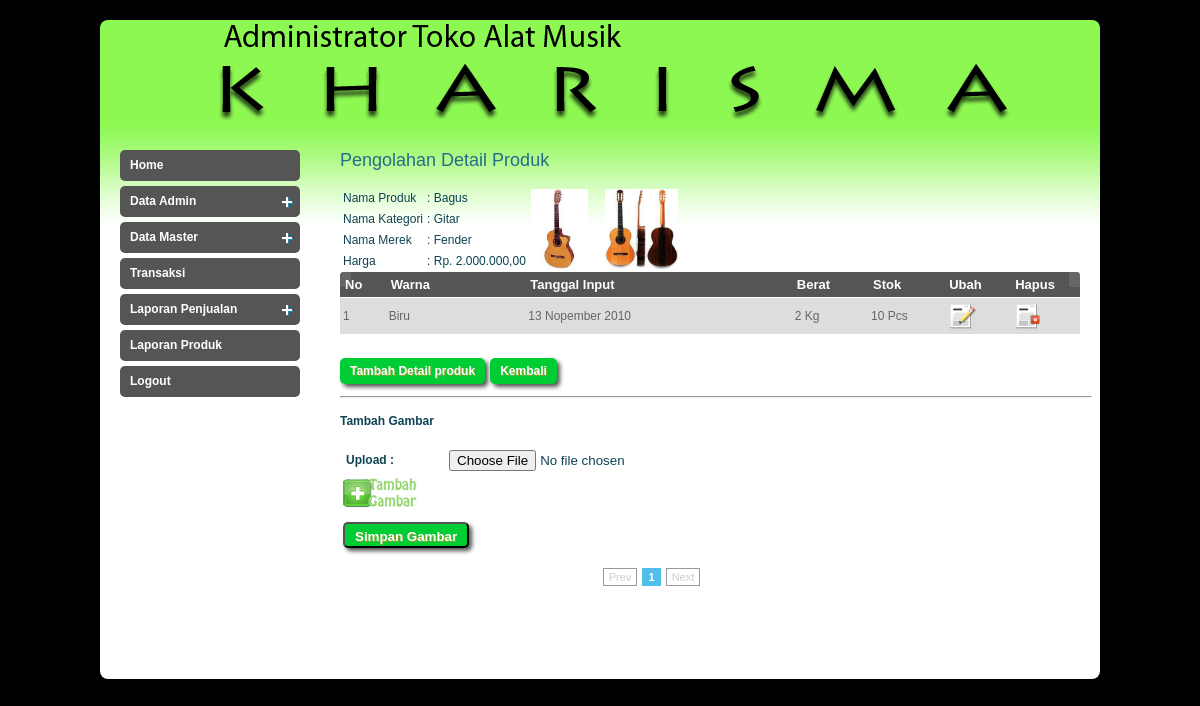
The app's page /admin/index.php?page=detailproduk&idp=0003 (signed in), older data.
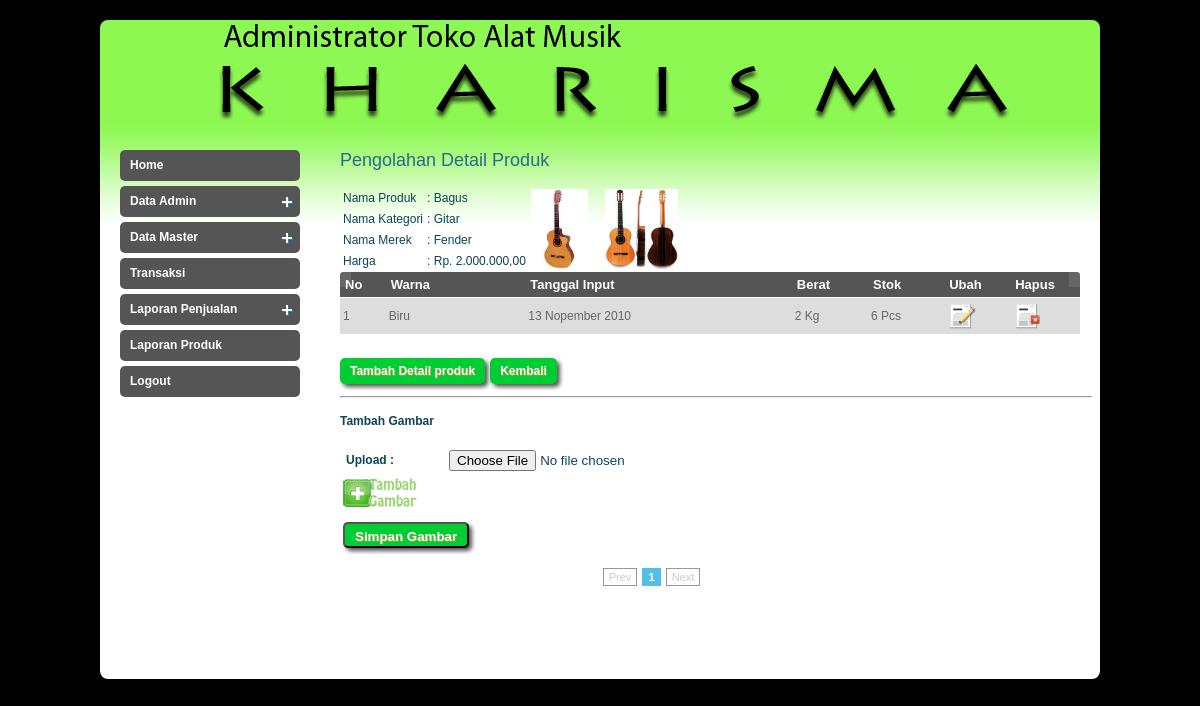
The same page, newer data.
### tables this page shows
CREATE TABLE `t_produk` (
  `id_produk` int(4) unsigned zerofill NOT NULL auto_increment,
  `id_merek` int(11) NOT NULL,
  `id_kategori` int(4) NOT NULL,
  `nama_produk` varchar(100) NOT NULL,
  `harga_produk` int(11) NOT NULL,
  `deskripsi_produk` text NOT NULL,
  `diskon_produk` int(11) NOT NULL,
  `rating_produk` float NOT NULL,
  `voterrating_produk` int(11) NOT NULL,
  `viewcounter_produk` int(11) NOT NULL,
  PRIMARY KEY  (`id_produk`)
);

CREATE TABLE `t_gambar` (
  `id_gambar` int(11) NOT NULL auto_increment,
  `id_produk` int(4) unsigned zerofill NOT NULL,
  `nama_gambar` varchar(150) NOT NULL,
  `profile_gambar` enum('0','1') NOT NULL,
  PRIMARY KEY  (`id_gambar`)
);

CREATE TABLE `t_kategori` (
  `id_kategori` int(4) NOT NULL auto_increment,
  `kode_kategori` varchar(20) NOT NULL,
  `nama_kategori` varchar(100) NOT NULL,
  `deskripsi_kategori` text NOT NULL,
  PRIMARY KEY  (`id_kategori`)
);

CREATE TABLE `t_merek` (
  `id_merek` int(11) NOT NULL auto_increment,
  `kode_merek` varchar(3) NOT NULL,
  `nama_merek` varchar(50) NOT NULL,
  `deskripsi_merek` text NOT NULL,
  PRIMARY KEY  (`id_merek`),
  UNIQUE KEY `nama_kategori` (`nama_merek`)
);

CREATE TABLE `t_detailproduk` (
  `id_detailproduk` int(11) NOT NULL auto_increment,
  `id_produk` int(4) unsigned zerofill NOT NULL,
  `id_warna` int(4) NOT NULL,
  `tanggal_detailproduk` datetime NOT NULL,
  `stok_detailproduk` int(11) NOT NULL,
  `berat_detailproduk` float NOT NULL,
  PRIMARY KEY  (`id_detailproduk`),
  KEY `id_barang` (`id_produk`)
);

CREATE TABLE `t_warna` (
  `id_warna` int(11) NOT NULL auto_increment,
  `nama_warna` varchar(50) NOT NULL,
  `format_warna` varchar(10) default NULL,
  PRIMARY KEY  (`id_warna`)
);

### fungsi/function.php (called while the page is built, shortened)
<?php
function tgl_indo($tgl){
  $tanggal = substr($tgl,8,2);
  $bulan = getBulan(substr($tgl,5,2));
  $tahun = substr($tgl,0,4);
  return $tanggal.' '.$bulan.' '.$tahun;
}
function getBulan($bln){
  switch ($bln){
    case 11:
      return "Nopember";
      break;
  }
}
		?>

### admin/inc/detailproduk.php (the view, shortened to what this page needs)
<H2>Pengolahan Detail Produk </H2>
<?php
$idp = $_GET['idp'];
$dtprod=mysql_fetch_array(mysql_query("SELECT * FROM t_produk a, t_merek b, t_kategori c
									  WHERE a.id_merek=b.id_merek
									  AND a.id_kategori=c.id_kategori
									  AND a.id_produk='$idp'
									  GROUP BY a.id_produk"));
	?>
    <?php
if(isset($_GET['act'])){
	if($_GET['act'] == 'add'){
	?>
    <form action="" method="post" id="registrationform">
        <table>
        	<tr>
            	<td><label for="produk">Nama produk :</label></td>
            	<td><b><?php echo $dtprod['nama_produk']; ?></b></td>
            </tr>
        	<tr>
            	<td><label for="warna">Warna :</label></td>
            	<td>
                		<select size="1" name="id_warna" id="warna">
                        <?php
						$qwarna = mysql_query("SELECT * FROM t_warna");
						while($dwarna = mysql_fetch_array($qwarna)){
						?>
                        	<option value="<?php echo $dwarna['id_warna']; ?>"><?php echo $dwarna['nama_warna']; ?></option>
                        <?php
						}
						?>
                        </select>
               	</td>
            </tr>
            <tr>
                <td><label for="stok">Stok :</label></td>
                <td><input name="stok" id="stok" size="3" maxlength="6" class="inputan"/></td>
            </tr>
            <tr>
                <td><label for="berat">Berat :</label></td>
                <td><input name="berat" id="berat" size="3" maxlength="6" class="inputan"/>&nbsp;<strong>Kg</strong></td>
            </tr>
        	<tr>
            	<td colspan="2" align="center">
                <input type="submit" name="save" class="buton" value="Simpan" />
              <input type="reset" name="reset" value="Batal" class="buton" onClick="window.location = '?page=detailproduk&idp=<?php echo $idp; ?>';" /></td>
            </tr>
        </table>
	</form>
    <?php
	}
	elseif($_GET['act'] == 'edit'){
	$id_detailproduk = addslashes($_GET['idb']);
	$qdetailproduk = mysql_query("SELECT * FROM t_detailproduk a, t_produk b, t_warna d
						 WHERE a.id_produk = b.id_produk
						 AND a.id_warna = d.id_warna
						 AND a.id_detailproduk = '$id_detailproduk'");
	$ddetailproduk = mysql_fetch_array($qdetailproduk);
	?>
    <form action="" method="post" id="registrationform">
        <table>
            <tr>
                <td><label for="produk">produk :</label></td>
                <td><input type="text" value="<?php echo $dtprod['nama_produk']; ?>" readonly="readonly" />
                </td>
            </tr>
            <tr>
                <td><label for="warna">Warna :</label></td>
                <td>
                	<select name="id_warna" id="warna">
                    	<?php
						$qwarna = mysql_query("SELECT * FROM t_warna");
						while($dwarna = mysql_fetch_array($qwarna)){
						?>
                        	<option value="<?php echo $dwarna['id_warna']; ?>" <?php echo($dwarna['id_warna'] == $ddetailproduk['id_warna'])?"selected":""; ?>><?php echo $dwarna['nama_warna']; ?></option>
                        <?php
						}
						?>
                    </select>
                </td>
            </tr>
            <tr>
                <td><label for="stok">Stok :</label></td>
                <td><input name="stok" id="stok" size="3" maxlength="6" value="<?php echo $ddetailproduk['stok_detailproduk']; ?>" class="inputan"/></td>
            </tr>
            <tr>
                <td><label for="berat">Berat :</label></td>
                <td><input name="berat" id="berat" size="3" maxlength="6" value="<?php echo $ddetailproduk['berat_detailproduk']; ?>" class="inputan"/>&nbsp;<strong>Kg</strong></td>
            </tr>
        	<tr>
            	<td colspan="2" align="center"><input type="hidden" name="id_detailproduk" value="<?php echo $id_detailproduk; ?>" />
                	<input type="submit" name="update" class="buton" value="Ubah" /><input type="reset" class="buton" name="reset" value="Batal" onClick="window.location = '?page=detailproduk&idp=<?php echo $idp; ?>';" />
                </td>
            </tr>
        </table>
	</form>
    <?php
	}
}
else{
$batas   = 10;
if(empty($halaman)){
	$posisi  = 0;
	$halaman = 1;
}
else{
	$posisi = ($halaman-1) * $batas;
}
?>
<table>
<tr>
    <td>Nama Produk</td>
    <td width="100px">: <?php echo $dtprod['nama_produk'];?></td>
<?php
$qgbr=mysql_query("SELECT * FROM t_gambar WHERE id_produk=$idp LIMIT 6");
while ($g=mysql_fetch_array($qgbr)){
?>
  <td width="70" height="80" rowspan="4">
  <img src="../gambar/produk/<?php echo $g['nama_gambar']; ?>" height="80" /></td>
<?php } ?>
  </tr>
  <tr>
    <td>Nama Kategori </td>
    <td>: <?php echo $dtprod['nama_kategori']; ?></td>
  </tr>
  <tr>
    <td>Nama Merek </td>
    <td>: <?php echo $dtprod['nama_merek']; ?></td>
  </tr>
  <tr>
    <td>Harga</td>
    <td>: <?php echo "Rp. ".number_format($dtprod['harga_produk'],2,",",".");?></td>
  </tr>
</table>
<table width="592" id="rounded-corner">
    <thead>
    	<tr>
        	<th width="51" class="rounded-company" scope="col">No</th>
            <th width="100" class="rounded" scope="col">Warna</th>
            <th width="200" class="rounded" scope="col">Tanggal Input</th>
            <th width="50" class="rounded" scope="col">Berat</th>
            <th width="50" class="rounded" scope="col">Stok</th>
            <th width="42" class="rounded" scope="col">Ubah</th>
            <th width="45" class="rounded-q4" scope="col">Hapus</th>
        </tr>
    </thead>
    <tbody>
    	<?php
		$qdetailproduk = mysql_query("SELECT * FROM t_detailproduk a, t_produk b, t_warna d
									WHERE a.id_produk = b.id_produk
									AND a.id_warna = d.id_warna
									AND b.id_produk='$idp'
									ORDER BY a.id_produk LIMIT $posisi,$batas");
		$no = $posisi+1;
		while($ddetailproduk = mysql_fetch_array($qdetailproduk)){
		?>
        	<td><?php echo $no; ?></td>
            <td><?php echo $ddetailproduk['nama_warna']; ?></td>
            <td><?php echo tgl_indo($ddetailproduk['tanggal_detailproduk']); ?></td>
            <td><?php echo $ddetailproduk['berat_detailproduk']; ?> Kg</td>
            <td><?php echo $ddetailproduk['stok_detailproduk']; ?> Pcs</td>
            <td>
            	<a href="?page=detailproduk&act=edit&idb=<?php echo $ddetailproduk['id_detailproduk']; ?>&idp=<?php echo $idp; ?>">
                	<img src="images/user_edit.png" alt="" title="" border="0" />
                </a>
            </td>
            <td width="45">
            	<a href="<?php echo $ddetailproduk['id_detailproduk']; ?>" id="detailproduk" class="ask">
                	<img src="images/trash.png" alt="" title="" border="0" />
                </a>
            </td>
        <?php
		$no++;
		}
		?>
    </tbody>
</table>
<br />
<a href="?page=detailproduk&act=add&idp=<?php echo $idp;?>"><span class="buton">Tambah Detail produk</span></a>
<a href="?page=produk"><span class="buton">Kembali</span></a>    <br /><br /><br />
    <hr width="100%" align="left"/>
    <h4>Tambah Gambar</h4>
    <form method="post" action="" enctype="multipart/form-data">
   	<table>
   		<tr>
        	<td>
            	<div id="gambarupload">
                    <table>
                        <tr>
                            <td width="99"><label for="upload">Upload :</label></td>
                            <td><input type="file" name="upload[]" id="upload" /></td>
                        </tr>
                    </table>
            	</div>
            </td>
        </tr>
        <tr>
        	<td>
    			<a href="#" id="tambahbtn"><img src="images/tambah.png" border="0" title="Tambah Upload"/></a>
            </td>
    	</tr>
        <tr align="center">
        	<td>
            	<input type="submit" name="tambah" class="buton" value="Simpan Gambar" />
            </td>
    	</tr>
    </table>
    </form>
<div class="pagination">
	<?php
	$tampil2 = mysql_query("SELECT * FROM t_detailproduk a, t_produk b, t_warna d
							WHERE a.id_produk = b.id_produk
							AND a.id_warna = d.id_warna
							$sqlquery
							AND b.id_produk='$idp'");
	$jmldata = mysql_num_rows($tampil2);
	$jmlhal  = ceil($jmldata/$batas);
	echo "<div class=paging>";
	if($halaman > 1){
		$prev=$halaman-1;
		echo "<span class=prevnext><a href='$_SERVER[PHP_SELF]?page=detailproduk&halaman=$prev'>Prev</a></span> ";
	}
	else{
		echo "<span class=disabled>Prev</span> ";
	}
	$angka=($halaman > 3 ? " ... " : " ");
	for($i=$halaman-2;$i<$halaman;$i++)
	{
	  if ($i < 1)
		  continue;
	  $angka .= "<a href='$_SERVER[PHP_SELF]?page=detailproduk&halaman=$i'>$i</a> ";
	}
	$angka .= "<span class=current>$halaman</span> ";
	for($i=$halaman+1;$i<($halaman+3);$i++)
	{
	  if ($i > $jmlhal)
		  break;
	  $angka .= "<a href='$_SERVER[PHP_SELF]?page=detailproduk&halaman=$i'>$i</a> ";
	}
	$angka .= ($halaman+2<$jmlhal ? " ...
			  <a href='$_SERVER[PHP_SELF]?page=detailproduk&halaman=$jmlhal'>$jmlhal</a> " : " ");
	echo "$angka ";
	if($halaman < $jmlhal){
		$next=$halaman+1;
		echo "<span class=prevnext><a href='$_SERVER[PHP_SELF]?page=detailproduk&halaman=$next'>Next</a></span>";
	}
	else{
		echo "<span class=disabled>Next</span>";
	}
	echo "</div>";
}
	?>
     <h2>&nbsp;</h2>

### admin/index.php (shortened to what this page needs)
<?php
include "../fungsi/function.php";
?>
<!DOCTYPE html PUBLIC "-//W3C//DTD XHTML 1.0 Transitional//EN" "http://www.w3.org/TR/xhtml1/DTD/xhtml1-transitional.dtd">
<html xmlns="http://www.w3.org/1999/xhtml">
<head>
<link rel="stylesheet" type="text/css" href="style.css" />
<link rel="stylesheet" type="text/css" href="menu.css" />
<link rel="stylesheet" type="text/css" href="../js/validate/val.css" />
<link rel="stylesheet" type="text/css" media="all" href="../js/jalert/jquery.alerts.css" />
<link type="text/css" href="../js/datepicker/ui.all.css" rel="stylesheet" />
</head>
<body>
<div id="main_container">
	<div class="header">
    </div>
    <div class="main_content">
        <div class="center_content">
      		<div class="left_content">
               <?php include "inc/menu.php"; ?>
		  </div>
            <div class="right_content">
               <?php include "inc/halaman.php"; ?>
    		</div>
		</div>
    </div>
</div>
</div>
</body>
</html>

### admin/inc/menu.php (shortened to what this page needs)
<div class="sidebarmenu">
    <a class="menuitem" href="?page=home">Home</a>
    <a class="menuitem submenuheader" href="#">Data Admin</a>
    <a class="menuitem submenuheader" href="#">Data Master</a>
    <a class="menuitem" href="?page=transaksi">Transaksi</a>
    <a class="menuitem submenuheader" href="#">Laporan Penjualan</a>
    <a class="menuitem" href="?page=laporan_produk">Laporan Produk</a>
    <a class="menuitem" href="?page=logout">Logout</a>
</div>

### admin/inc/halaman.php (shortened to what this page needs)
<?php
if(isset($_GET['page'])){
	switch($_GET['page']){
		case "detailproduk" 		: include "inc/detailproduk.php";break;
	}
}
else{
	include "inc/home.php";
}
?>

### admin/style.css (style rules this page uses)
body { background:#000; font-family:Arial, Helvetica, sans-serif; padding:0; font-size:12px; margin-top:20px; color: #0e4354; }
a { color:#256c89; }
h2 { font-size:18px; color:#256c89; font-weight:normal; padding:0px 0 15px 0; margin:0px; clear:both; }
#main_container { margin:0 auto; width:1000px; padding:0px 0 0px 0; }
.header { width:1000px; height:100px; background:#8ef853 url(images/header.png) 10px no-repeat; border-radius:8px 8px 0px 0px; -moz-border-radius: 8px 8px 0px 0px; -webkit-border-radius: 8px 8px 0px 0px; }
.main_content { width:1000px; height:auto; padding:0px 0 50px 0; background:url(images/menu_bg.png) repeat-x center top #fff; border-radius: 0px 0px 8px 8px; -moz-border-radius: 0px 0px 8px 8px; -webkit-border-radius: 0px 0px 8px 8px; }
.center_content { clear:both; }
.left_content { width:190px; float:left; padding:30px 0 0 20px; }
.right_content { width:750px; float:left; padding:30px 0 0 30px; }
#rounded-corner { margin:0px; width:740px; text-align: left; border-collapse: collapse; }
#rounded-corner thead th.rounded-company { width:26px; background: #555555 url('images/left.jpg') left top no-repeat; }
#rounded-corner thead th.rounded-q4 { background: #555555 url('images/right.jpg') right top no-repeat; }
#rounded-corner th { padding: 5px; font-weight: bold; font-size: 13px; color: #FFF; background: #555; }
#rounded-corner td { padding: 3px; background:#ddd; border-top: 1px solid #fff; color: #666; }
div.pagination { width:625px; clear:both; padding:10px 0 10px 0; margin:0px; text-align:center; float:left; clear:both; font-size:11px; }
div.pagination span.current { padding: 2px 5px 2px 5px; margin-right: 2px; border: 1px solid #52bfea; font-weight: bold; background-color: #52bfea; color: #FFF; }
div.pagination span.disabled { padding: 2px 5px 2px 5px; margin-right: 2px; border: 1px solid #999; color: #ccc; }
.buton { display:block; float:left; margin:10px 5px 10px 0px; line-height:26px; font-weight:bold; text-decoration:none; color:#FFFFFF; text-shadow:1px 1px #8fa42b; width:auto;height:26px; padding:0 10px 0 10px; background:#0C3; -moz-border-radius: 5px; -webkit-border-radius: 5px; -moz-box-shadow:3px 3px 4px #555; -webkit-box-shadow: 3px 3px 4px #555; }
label { font-size:12px; font-weight:700; text-align:right; }

### admin/menu.css (style rules this page uses)
.sidebarmenu { margin:0px 0; padding:0; width:175px; }
.sidebarmenu a.menuitem { background:#555; color: #fff; font-size:12px; font-weight:800; display: block; position: relative; width:170px; height:31px; margin:0 0 5px 0; line-height:31px; padding:0px 0 0 10px; text-decoration: none; -border-radius: 5px; -moz-border-radius: 5px; -webkit-border-radius: 5px; }

Row changes from the older to the newer data that the page shows:
changed t_detailproduk "Biru": stok_detailproduk "10" → "6"
